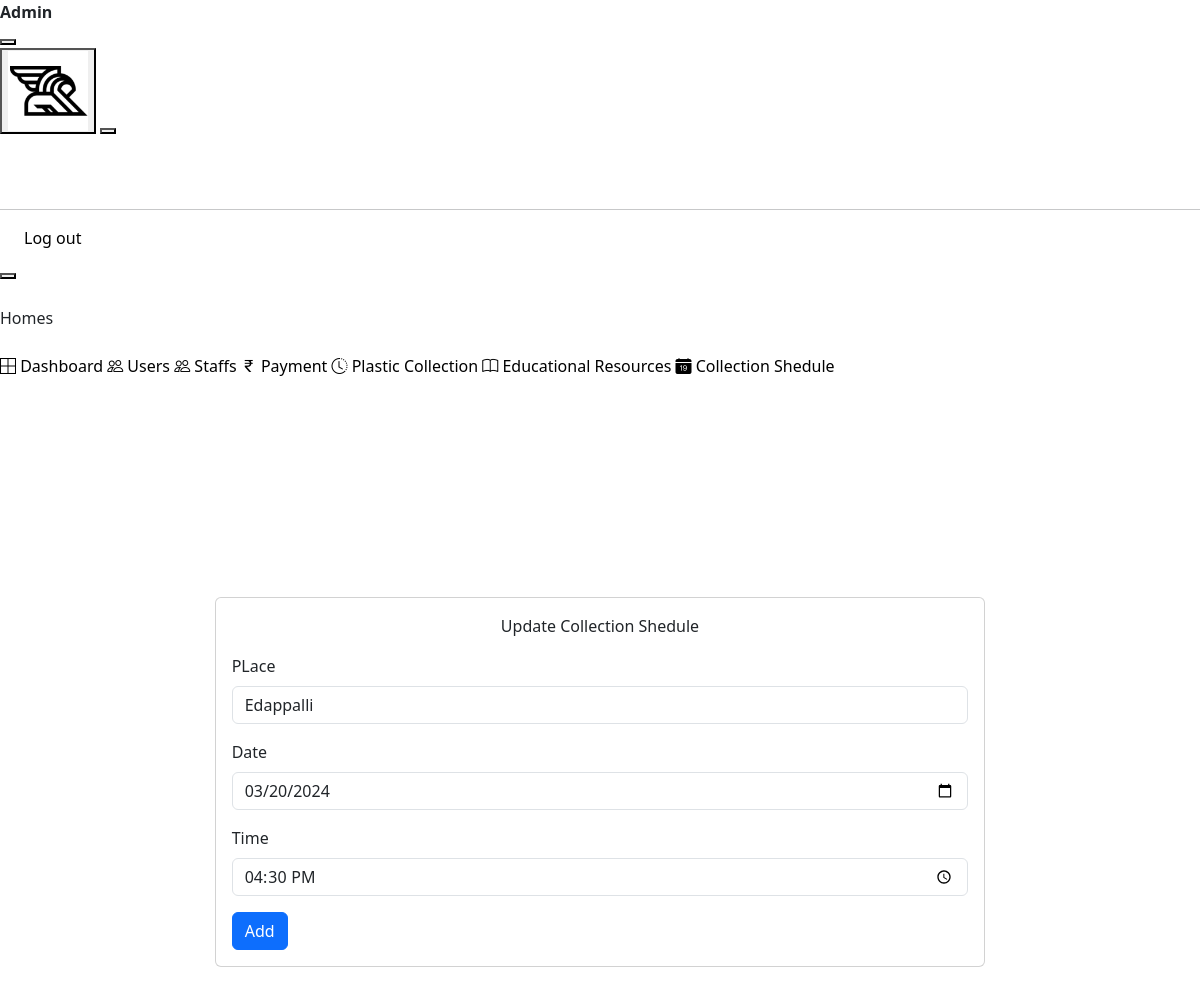
Page /update_collection_schedule/1/ (signed in) on the committed database.
### smApp/models.py (models this page shows, shortened)
class PlasticCollectionSchedule(models.Model):
    staff = models.CharField(max_length=50,null=True)
    user = models.CharField(max_length=50,null=True)
    place = models.CharField(max_length=50,null=True)
    date = models.DateField()
    time = models.TimeField(null=True)
    amount_collected = models.DecimalField(max_digits=10, decimal_places=2,null=True)

### smApp/views.py (the view, shortened to what this page needs)
# urls.py: path('update_collection_schedule/<int:collection_id>/', views.update_collection_schedule, name='update_collection_schedule'),
def update_collection_schedule(request,collection_id):
    user_id = request.session['user_id']
    user = Customer.objects.filter(user__id=user_id)
    Schedule = PlasticCollectionSchedule.objects.filter(id=collection_id).first()
    context = {
        'user':user,
        'Schedule':Schedule
    }
    return render(request,'update_collection_schedule.html',context)

### smApp/context_processor.py (called while the page is built)
def global_context(request):
    user_id = request.session['user_id']
    today = date.today()
    start_date = today
    end_date = today + timedelta(days=2)
    filtered_data = PlasticCollectionSchedule.objects.filter(date__range=(start_date, end_date), user=user_id)
    print(filtered_data)
    context = {
        'filtered_data':filtered_data,
        'count':filtered_data.count()
    }
    return context

### templates/update_collection_schedule.html (shortened to what this page needs)
{% extends 'admin_index.html' %}
{% block content %}
<link href="https://cdn.jsdelivr.net/npm/bootstrap@5.3.3/dist/css/bootstrap.min.css" rel="stylesheet">
<div
  class="page-wrapper"
  id="main-wrapper"
  data-layout="vertical"
  data-navbarbg="skin6"
  data-sidebartype="full"
  data-sidebar-position="fixed"
  data-header-position="fixed"
>
  <div
    class="position-relative overflow-hidden radial-gradient min-vh-100 d-flex align-items-center justify-content-center"
  >
    <div class="d-flex align-items-center justify-content-center w-100">
      <div class="row justify-content-center w-100">
        <div class="col-md-6 col-lg-8 col-xxl-6">
          <div class="card mb-0">
            <div class="card-body">
              <p class="text-center">Update Collection Shedule</p>
              <form action="" method="post" >
                <div class="mb-3">
                  <label for="exampleInputName" class="form-label">PLace</label>
                  <input name="place" type="text" class="form-control" id="exampleInputName" aria-describedby="nameHelp" value="{{ Schedule.place }}">
                </div>
                <div class="mb-3">
                  <label for="exampleInputPhone" class="form-label">Date </label>
                  <input name="date" type="date" class="form-control" id="exampleInputPhone" aria-describedby="phoneHelp" value="{{Schedule.date|date:"Y-m-d" }}">
                </div>
                <div class="mb-3">
                  <label for="exampleInputEmail1" class="form-label">Time</label>
                  <input name="time" type="time" class="form-control" id="exampleInputEmail1" aria-describedby="emailHelp" value="{{ Schedule.time|time:'H:i'}}">
                </div>
                <button type="submit" class="btn btn-primary">Add</button>
              </form>
            </div>
          </div>
        </div>
      </div>
    </div>
  </div>
</div>
{% endblock %}

### static/css/style.css (style rules this page uses)
body { font-family: "Poppins", sans-serif; color: #040000; background-color: #ffffff; overflow-x: hidden; }
.btn, .btn:focus { outline: none !important; -webkit-box-shadow: none; box-shadow: none; }

### rows in the picture
PlasticCollectionSchedule: place "Edappalli", date "03/20/2024", time "16:30"
